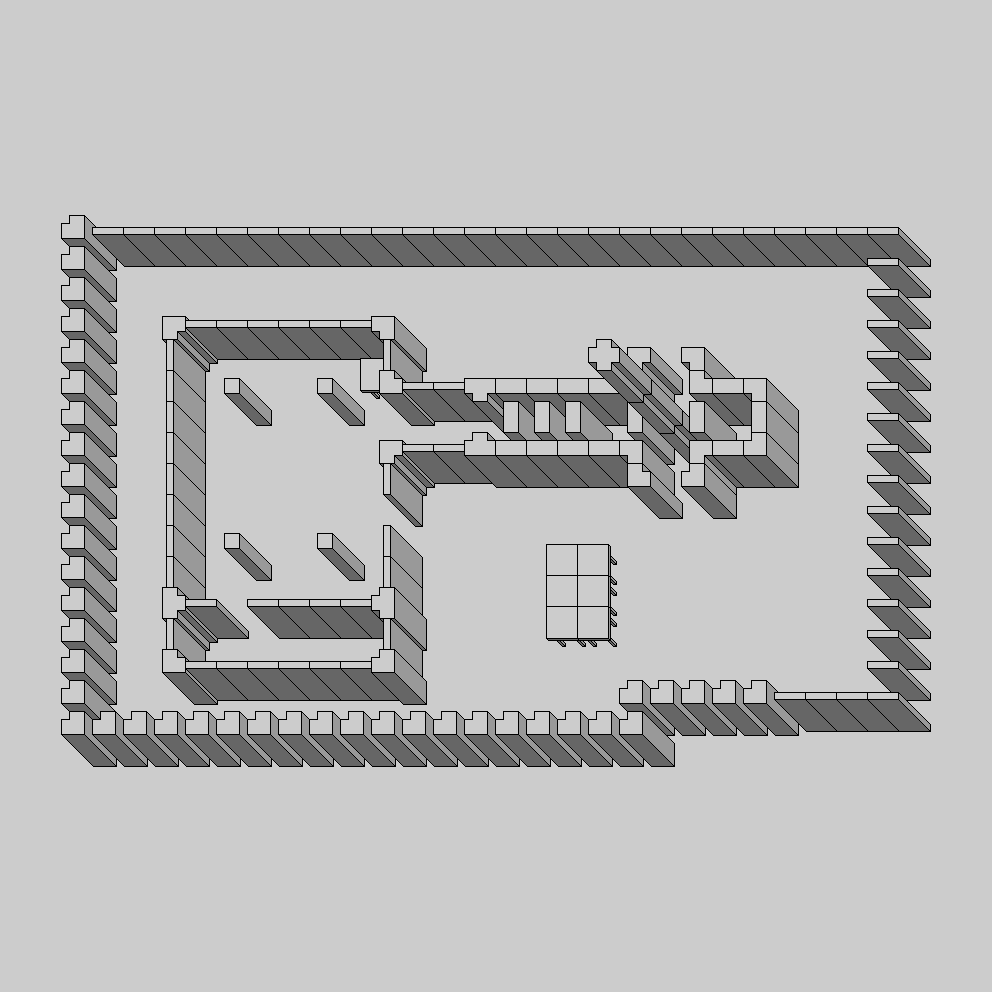

Below is a game level as drawn by its tile map, then a one-line description and the .tmx file that defines it, in full:
An orthogonal 32x32 tile map with 31x31 px tiles, 3 tile layers (Walls, Walls level 2, Walls level 3).

<map version="1.0" orientation="orthogonal" renderorder="right-down" width="32" height="32" tilewidth="31" tileheight="31" backgroundcolor="#cccccc" nextobjectid="1">
 <tileset firstgid="1" name="perspective_walls" tilewidth="64" tileheight="64">
  <tileoffset x="-32" y="0" />
  <image source="perspective_walls.png" width="256" height="256" />
  <tile id="13">
   <properties>
    <property name="door" value="true" />
   </properties>
  </tile>
  <tile id="14">
   <properties>
    <property name="door" value="true" />
   </properties>
  </tile>
  <tile id="15">
   <properties>
    <property name="pickup" value="true" />
   </properties>
  </tile>
 </tileset>
 <layer name="Walls" width="32" height="32">
  <data encoding="csv">
0,0,0,0,0,0,0,0,0,0,0,0,0,0,0,0,0,0,0,0,0,0,0,0,0,0,0,0,0,0,0,0,
0,0,0,0,0,0,0,0,0,0,0,0,0,0,0,0,0,0,0,0,0,0,0,0,0,0,0,0,0,0,0,0,
0,0,0,0,0,0,0,0,0,0,0,0,0,0,0,0,0,0,0,0,0,0,0,0,0,0,0,0,0,0,0,0,
0,0,0,0,0,0,0,0,0,0,0,0,0,0,0,0,0,0,0,0,0,0,0,0,0,0,0,0,0,0,0,0,
0,0,0,0,0,0,0,0,0,0,0,0,0,0,0,0,0,0,0,0,0,0,0,0,0,0,0,0,0,0,0,0,
0,0,0,0,0,0,0,0,0,0,0,0,0,0,0,0,0,0,0,0,0,0,0,0,0,0,0,0,0,0,0,0,
0,0,0,0,0,0,0,0,0,0,0,0,0,0,0,0,0,0,0,0,0,0,0,0,0,0,0,0,0,0,0,0,
0,0,0,0,0,0,0,0,0,0,0,0,0,0,0,0,0,0,0,0,0,0,0,0,0,0,0,0,0,0,0,0,
0,0,0,7,14,14,14,14,14,14,14,14,14,14,14,14,14,14,14,14,14,14,14,14,14,14,14,14,14,14,0,0,
0,0,0,7,0,0,0,0,0,0,0,0,0,0,0,0,0,0,0,0,0,0,0,0,0,0,0,0,0,14,0,0,
0,0,0,7,0,0,0,0,0,0,0,0,0,0,0,0,0,0,0,0,0,0,0,0,0,0,0,0,0,14,0,0,
0,0,0,7,0,0,5,14,14,14,14,14,14,6,0,0,0,0,0,0,0,0,0,0,0,0,0,0,0,14,0,0,
0,0,0,7,0,0,15,0,0,0,0,0,13,15,0,0,0,0,0,0,0,5,0,6,0,0,0,0,0,14,0,0,
0,0,0,7,0,0,15,0,4,0,0,4,0,8,14,14,9,1,1,1,1,7,0,8,1,6,0,0,0,14,0,0,
0,0,0,7,0,0,15,0,0,0,0,0,0,0,0,0,0,2,2,2,0,2,3,2,0,2,0,0,0,14,0,0,
0,0,0,7,0,0,15,0,0,0,0,0,0,5,14,14,11,1,1,1,1,6,0,5,1,7,0,0,0,14,0,0,
0,0,0,7,0,0,15,0,0,0,0,0,0,15,0,0,0,0,0,0,0,8,0,7,0,0,0,0,0,14,0,0,
0,0,0,7,0,0,15,0,0,0,0,0,0,0,0,0,0,0,0,0,0,0,0,0,0,0,0,0,0,14,0,0,
0,0,0,7,0,0,15,0,4,0,0,4,0,15,0,0,0,0,13,13,0,0,0,0,0,0,0,0,0,14,0,0,
0,0,0,7,0,0,15,0,0,0,0,0,0,15,0,0,0,0,13,13,0,0,0,0,0,0,0,0,0,14,0,0,
0,0,0,7,0,0,12,14,0,14,14,14,14,10,0,0,0,0,13,13,0,0,0,0,0,0,0,0,0,14,0,0,
0,0,0,7,0,0,15,0,0,0,0,0,0,15,0,0,0,0,0,0,0,0,0,0,0,0,0,0,0,14,0,0,
0,0,0,7,0,0,8,14,14,14,14,14,14,7,0,0,0,0,0,0,0,0,0,0,0,0,0,0,0,14,0,0,
0,0,0,7,0,0,0,0,0,0,0,0,0,0,0,0,0,0,0,0,0,7,7,7,7,7,14,14,14,14,0,0,
0,0,0,7,7,7,7,7,7,7,7,7,7,7,7,7,7,7,7,7,7,7,0,0,0,0,0,0,0,0,0,0,
0,0,0,0,0,0,0,0,0,0,0,0,0,0,0,0,0,0,0,0,0,0,0,0,0,0,0,0,0,0,0,0,
0,0,0,0,0,0,0,0,0,0,0,0,0,0,0,0,0,0,0,0,0,0,0,0,0,0,0,0,0,0,0,0,
0,0,0,0,0,0,0,0,0,0,0,0,0,0,0,0,0,0,0,0,0,0,0,0,0,0,0,0,0,0,0,0,
0,0,0,0,0,0,0,0,0,0,0,0,0,0,0,0,0,0,0,0,0,0,0,0,0,0,0,0,0,0,0,0,
0,0,0,0,0,0,0,0,0,0,0,0,0,0,0,0,0,0,0,0,0,0,0,0,0,0,0,0,0,0,0,0,
0,0,0,0,0,0,0,0,0,0,0,0,0,0,0,0,0,0,0,0,0,0,0,0,0,0,0,0,0,0,0,0,
0,0,0,0,0,0,0,0,0,0,0,0,0,0,0,0,0,0,0,0,0,0,0,0,0,0,0,0,0,0,0,0
</data>
 </layer>
 <layer name="Walls level 2" width="32" height="32">
  <data encoding="csv">
0,0,0,0,0,0,0,0,0,0,0,0,0,0,0,0,0,0,0,0,0,0,0,0,0,0,0,0,0,0,0,0,
0,0,0,0,0,0,0,0,0,0,0,0,0,0,0,0,0,0,0,0,0,0,0,0,0,0,0,0,0,0,0,0,
0,0,0,0,0,0,0,0,0,0,0,0,0,0,0,0,0,0,0,0,0,0,0,0,0,0,0,0,0,0,0,0,
0,0,0,0,0,0,0,0,0,0,0,0,0,0,0,0,0,0,0,0,0,0,0,0,0,0,0,0,0,0,0,0,
0,0,0,0,0,0,0,0,0,0,0,0,0,0,0,0,0,0,0,0,0,0,0,0,0,0,0,0,0,0,0,0,
0,0,0,0,0,0,0,0,0,0,0,0,0,0,0,0,0,0,0,0,0,0,0,0,0,0,0,0,0,0,0,0,
0,0,0,0,0,0,0,0,0,0,0,0,0,0,0,0,0,0,0,0,0,0,0,0,0,0,0,0,0,0,0,0,
0,0,0,0,0,0,0,0,0,0,0,0,0,0,0,0,0,0,0,0,0,0,0,0,0,0,0,0,0,0,0,0,
0,0,0,0,0,0,0,0,0,0,0,0,0,0,0,0,0,0,0,0,0,0,0,0,0,0,0,0,0,0,0,0,
0,0,0,0,0,0,0,0,0,0,0,0,0,0,0,0,0,0,0,0,0,0,0,0,0,0,0,0,0,0,0,0,
0,0,0,0,0,0,0,0,0,0,0,0,0,0,0,0,0,0,0,0,0,0,0,0,0,0,0,0,0,0,0,0,
0,0,0,0,0,0,0,0,0,0,0,0,0,0,0,0,0,0,0,0,0,0,0,0,0,0,0,0,0,0,0,0,
0,0,0,0,0,0,0,0,0,0,0,0,0,0,0,0,0,0,0,0,0,0,0,0,0,0,0,0,0,0,0,0,
0,0,0,0,0,0,0,0,0,0,0,0,0,0,0,0,0,0,0,0,0,3,0,0,0,0,0,0,0,0,0,0,
0,0,0,0,0,0,0,0,0,0,0,0,0,0,0,0,0,0,0,0,0,0,0,0,0,0,0,0,0,0,0,0,
0,0,0,0,0,0,0,0,0,0,0,0,0,0,0,0,0,0,0,0,0,0,0,0,0,0,0,0,0,0,0,0,
0,0,0,0,0,0,0,0,0,0,0,0,0,0,0,0,0,0,0,0,0,0,0,0,0,0,0,0,0,0,0,0,
0,0,0,0,0,0,0,0,0,0,0,0,0,0,0,0,0,0,0,0,0,0,0,0,0,0,0,0,0,0,0,0,
0,0,0,0,0,0,0,0,0,0,0,0,0,0,0,0,0,0,0,0,0,0,0,0,0,0,0,0,0,0,0,0,
0,0,0,0,0,0,0,0,0,0,0,0,0,0,0,0,0,0,0,0,0,0,0,0,0,0,0,0,0,0,0,0,
0,0,0,0,0,0,0,0,0,0,0,0,0,0,0,0,0,0,0,0,0,0,0,0,0,0,0,0,0,0,0,0,
0,0,0,0,0,0,0,0,0,0,0,0,0,0,0,0,0,0,0,0,0,0,0,0,0,0,0,0,0,0,0,0,
0,0,0,0,0,0,0,0,0,0,0,0,0,0,0,0,0,0,0,0,0,0,0,0,0,0,0,0,0,0,0,0,
0,0,0,0,0,0,0,0,0,0,0,0,0,0,0,0,0,0,0,0,0,0,0,0,0,0,0,0,0,0,0,0,
0,0,0,0,0,0,0,0,0,0,0,0,0,0,0,0,0,0,0,0,0,0,0,0,0,0,0,0,0,0,0,0,
0,0,0,0,0,0,0,0,0,0,0,0,0,0,0,0,0,0,0,0,0,0,0,0,0,0,0,0,0,0,0,0,
0,0,0,0,0,0,0,0,0,0,0,0,0,0,0,0,0,0,0,0,0,0,0,0,0,0,0,0,0,0,0,0,
0,0,0,0,0,0,0,0,0,0,0,0,0,0,0,0,0,0,0,0,0,0,0,0,0,0,0,0,0,0,0,0,
0,0,0,0,0,0,0,0,0,0,0,0,0,0,0,0,0,0,0,0,0,0,0,0,0,0,0,0,0,0,0,0,
0,0,0,0,0,0,0,0,0,0,0,0,0,0,0,0,0,0,0,0,0,0,0,0,0,0,0,0,0,0,0,0,
0,0,0,0,0,0,0,0,0,0,0,0,0,0,0,0,0,0,0,0,0,0,0,0,0,0,0,0,0,0,0,0,
0,0,0,0,0,0,0,0,0,0,0,0,0,0,0,0,0,0,0,0,0,0,0,0,0,0,0,0,0,0,0,0
</data>
 </layer>
 <layer name="Walls level 3" width="32" height="32">
  <data encoding="csv">
0,0,0,0,0,0,0,0,0,0,0,0,0,0,0,0,0,0,0,0,0,0,0,0,0,0,0,0,0,0,0,0,
0,0,0,0,0,0,0,0,0,0,0,0,0,0,0,0,0,0,0,0,0,0,0,0,0,0,0,0,0,0,0,0,
0,0,0,0,0,0,0,0,0,0,0,0,0,0,0,0,0,0,0,0,0,0,0,0,0,0,0,0,0,0,0,0,
0,0,0,0,0,0,0,0,0,0,0,0,0,0,0,0,0,0,0,0,0,0,0,0,0,0,0,0,0,0,0,0,
0,0,0,0,0,0,0,0,0,0,0,0,0,0,0,0,0,0,0,0,0,0,0,0,0,0,0,0,0,0,0,0,
0,0,0,0,0,0,0,0,0,0,0,0,0,0,0,0,0,0,0,0,0,0,0,0,0,0,0,0,0,0,0,0,
0,0,0,0,0,0,0,0,0,0,0,0,0,0,0,0,0,0,0,0,0,0,0,0,0,0,0,0,0,0,0,0,
0,0,0,0,0,0,0,0,0,0,0,0,0,0,0,0,0,0,0,0,0,0,0,0,0,0,0,0,0,0,0,0,
0,0,0,0,0,0,0,0,0,0,0,0,0,0,0,0,0,0,0,0,0,0,0,0,0,0,0,0,0,0,0,0,
0,0,0,0,0,0,0,0,0,0,0,0,0,0,0,0,0,0,0,0,0,0,0,0,0,0,0,0,0,0,0,0,
0,0,0,0,0,0,0,0,0,0,0,0,0,0,0,0,0,0,0,0,0,0,0,0,0,0,0,0,0,0,0,0,
0,0,0,0,0,0,0,0,0,0,0,0,0,0,0,0,0,0,0,0,0,0,0,0,0,0,0,0,0,0,0,0,
0,0,0,0,0,0,0,0,0,0,0,0,0,0,0,0,0,0,0,0,3,0,0,0,0,0,0,0,0,0,0,0,
0,0,0,0,0,0,0,0,0,0,0,0,0,0,0,0,0,0,0,0,0,0,0,0,0,0,0,0,0,0,0,0,
0,0,0,0,0,0,0,0,0,0,0,0,0,0,0,0,0,0,0,0,0,0,0,0,0,0,0,0,0,0,0,0,
0,0,0,0,0,0,0,0,0,0,0,0,0,0,0,0,0,0,0,0,0,0,0,0,0,0,0,0,0,0,0,0,
0,0,0,0,0,0,0,0,0,0,0,0,0,0,0,0,0,0,0,0,0,0,0,0,0,0,0,0,0,0,0,0,
0,0,0,0,0,0,0,0,0,0,0,0,0,0,0,0,0,0,0,0,0,0,0,0,0,0,0,0,0,0,0,0,
0,0,0,0,0,0,0,0,0,0,0,0,0,0,0,0,0,0,0,0,0,0,0,0,0,0,0,0,0,0,0,0,
0,0,0,0,0,0,0,0,0,0,0,0,0,0,0,0,0,0,0,0,0,0,0,0,0,0,0,0,0,0,0,0,
0,0,0,0,0,0,0,0,0,0,0,0,0,0,0,0,0,0,0,0,0,0,0,0,0,0,0,0,0,0,0,0,
0,0,0,0,0,0,0,0,0,0,0,0,0,0,0,0,0,0,0,0,0,0,0,0,0,0,0,0,0,0,0,0,
0,0,0,0,0,0,0,0,0,0,0,0,0,0,0,0,0,0,0,0,0,0,0,0,0,0,0,0,0,0,0,0,
0,0,0,0,0,0,0,0,0,0,0,0,0,0,0,0,0,0,0,0,0,0,0,0,0,0,0,0,0,0,0,0,
0,0,0,0,0,0,0,0,0,0,0,0,0,0,0,0,0,0,0,0,0,0,0,0,0,0,0,0,0,0,0,0,
0,0,0,0,0,0,0,0,0,0,0,0,0,0,0,0,0,0,0,0,0,0,0,0,0,0,0,0,0,0,0,0,
0,0,0,0,0,0,0,0,0,0,0,0,0,0,0,0,0,0,0,0,0,0,0,0,0,0,0,0,0,0,0,0,
0,0,0,0,0,0,0,0,0,0,0,0,0,0,0,0,0,0,0,0,0,0,0,0,0,0,0,0,0,0,0,0,
0,0,0,0,0,0,0,0,0,0,0,0,0,0,0,0,0,0,0,0,0,0,0,0,0,0,0,0,0,0,0,0,
0,0,0,0,0,0,0,0,0,0,0,0,0,0,0,0,0,0,0,0,0,0,0,0,0,0,0,0,0,0,0,0,
0,0,0,0,0,0,0,0,0,0,0,0,0,0,0,0,0,0,0,0,0,0,0,0,0,0,0,0,0,0,0,0,
0,0,0,0,0,0,0,0,0,0,0,0,0,0,0,0,0,0,0,0,0,0,0,0,0,0,0,0,0,0,0,0
</data>
 </layer>
</map>
